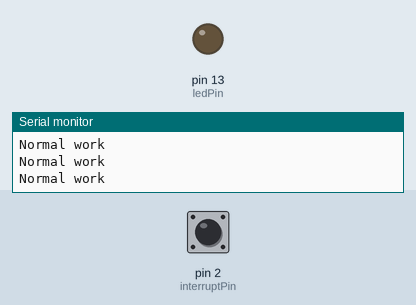
Simulated run of this sketch. Board: Arduino Uno, built with avr-gcc and run on an emulated ATmega328P. On the bench: output pins drawn as LEDs (lit = HIGH), the last lines printed to the serial monitor. Inputs (shaded band) come from the test bench; at power-on: pin 2 (interruptPin) HIGH.

Above: at 1.2 s.
1.3 s: pin 2 (interruptPin) pulled LOW for 0.15 s
At 2.0 s:
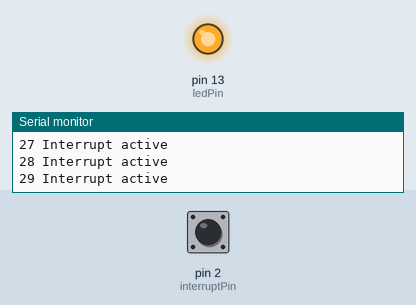
4.4 s: pin 2 (interruptPin) pulled LOW for 1 s
At 7.4 s:
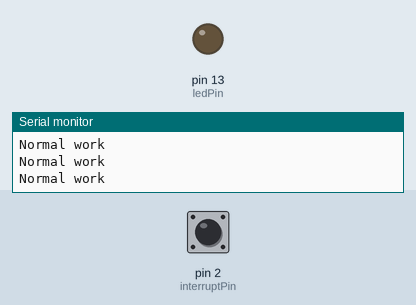
8.0 s: pin 2 (interruptPin) driven LOW
At 8.3 s:
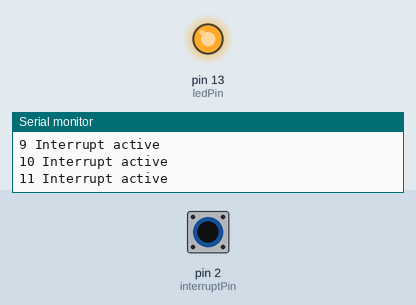
11.0 s: pin 2 (interruptPin) pulsed HIGH 2 times (0.12 s each, 0.3 s apart)
At 11.4 s:
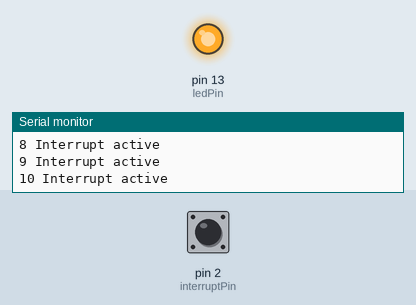
Timing chart, 0 to 15.6 s (numbered marks = the images above; inputs shaded):
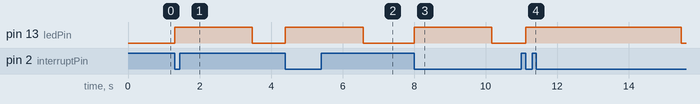

Measured:
- after the input at 1.3 s, pin 13 (ledPin): LOW → HIGH at once, → LOW 2.2 s later
- after the input at 4.4 s, pin 13 (ledPin): LOW → HIGH at once, → LOW 2.2 s later
- after the input at 8.0 s, pin 13 (ledPin): LOW → HIGH at once, → LOW 2.2 s later
- after the input at 11.0 s, pin 13 (ledPin): LOW → HIGH after 0.12 s, → LOW 4.3 s later

The sketch:

External_Interrupt.ino
```cpp
#define ledPin 13
#define interruptPin  2
void setup() {
  // put your setup code here, to run once:
  Serial.begin(9600);
  pinMode(ledPin, OUTPUT);
  pinMode(interruptPin, INPUT);
  attachInterrupt(digitalPinToInterrupt(interruptPin), ISRpin2, FALLING);
}

void loop() {
  // put your main code here, to run repeatedly:
  digitalWrite(ledPin, LOW);
  Serial.println("Normal work");
}

void ISRpin2(){
 digitalWrite(ledPin, HIGH);
 for(int i=0; i<100; i++){
  Serial.print(i);
  Serial.println(" Interrupt active");
 }
}
```
